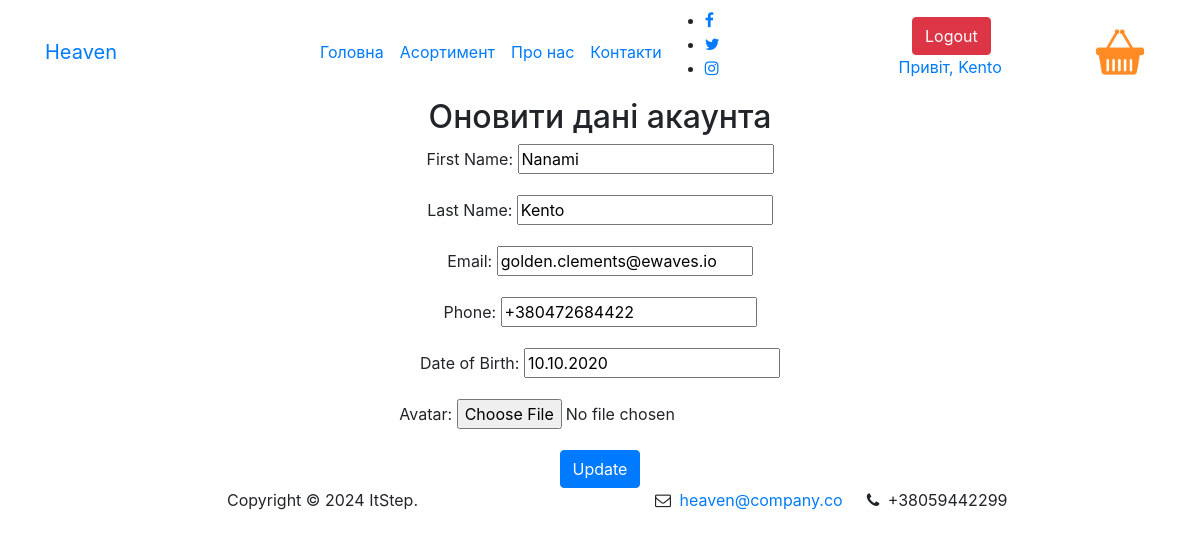
Page /profile_edit/ (signed in) on the committed database.
### shop/models.py (models this page shows, shortened)
class UserProfile(models.Model):
    user = models.OneToOneField(settings.AUTH_USER_MODEL, on_delete=models.CASCADE, related_name='profile', verbose_name='user')
    first_name = models.CharField(max_length=30, blank=True, null=True, verbose_name='First Name')
    last_name = models.CharField(max_length=30, blank=True, null=True, verbose_name='Last Name')
    email = models.EmailField(max_length=500, blank=True, verbose_name='Email')
    phone = models.CharField(max_length=30, blank=True, null=True, verbose_name='Phone')
    password = models.CharField(max_length=30, blank=True, null=True, verbose_name='Password')
    birth_date = models.DateField(verbose_name='Date of Birth', default='2020-10-10')
    avatar = models.ImageField(upload_to='media', default="http://placehold.it/600x400", verbose_name='Avatar')
    class Meta:
        verbose_name = 'User Profile'
        verbose_name_plural = 'User Profiles'

### shop/views.py (the view)
# urls.py: path('profile_edit/', views.profile_edit, name='edit'),
@login_required
def profile_edit(request):
    user_profile = request.user.profile
    if request.method == 'POST':
        form = UserProfileForm(request.POST, request.FILES, instance=user_profile)
        if form.is_valid():
            form.save()
            return render(request, 'shop/index.html', {'success': True})
    else:
        form = UserProfileForm(instance=user_profile)
    return render(request, 'shop/update_profile.html', {'form': form})

### shop/forms.py
class UserProfileForm(forms.ModelForm):
    class Meta:
        model = UserProfile
        exclude = ['user', 'password']
    avatar = forms.ImageField(required=False, widget=forms.FileInput)

### templates/shop/update_profile.html (shortened to what this page needs)
<!DOCTYPE html>
<html lang="en">
<head>
    {% load static %}
     <link rel="stylesheet" href="{% static 'shop/css/bootstrap.min.css' %}">
     <link rel="stylesheet" href="{% static 'shop/css/font-awesome.min.css' %}">
     <link rel="stylesheet" href="{% static 'shop/css/aos.css' %}">
     <link rel="stylesheet" href="{% static 'shop/css/tooplate-gymso-style.ss' %}">
</head>
<body data-spy="scroll" data-target="#navbarNav" data-offset="50">
{% include 'shop/nav.html' %}
{% if user.is_authenticated %}
    <div class="container" style="text-align:center; padding-top: 50px">
      <div class="container mt-5">
        <h2>Оновити дані акаунта</h2>
        <form class="form" method="POST" role="form" enctype="multipart/form-data">
          {{ form.as_p }}
          <button type="submit" class="btn btn-primary">Update</button>
        </form>
      </div>
{% endif %}
{% include 'shop/footer.html' %}
</body>
</html>

### templates/shop/toggle_login.html (shortened to what this page needs)
{% load static %}
{% if user.is_authenticated %}
    <div class="navbar-form navbar-right">
        <form method="post" action="{% url 'blog_logout' %}" style="display: inline; padding-left:10%">
            <button type="submit" class="btn btn-danger">Logout</button>
        </form>
        <a href="{% url 'profile' %}">Привіт, {{ user.username }}</a>
    </div>
    <a href="{% url 'profile' %}" STYLE="width:50%;padding-left:20%"><img style="width:70px" src="{% static 'shop/images/class/shop.png' %}" alt="shopcard"></a>
{% else %}
<div class="navbar-form navbar-right">
        <a href="{% url 'signup' %}" class="btn custom-btn bordered mt-3" data-aos="fade-up" data-aos-delay="700" STYLE="width:100%">Вхід</a>
</div>
{% endif %}

### rows in the picture
UserProfile: first_name "Nanami", last_name "Kento", email "golden.clements@ewaves.io", phone "+380472684422", birth_date "10.10.2020"

### other values in the picture
{{ user.username }} "Kento"
